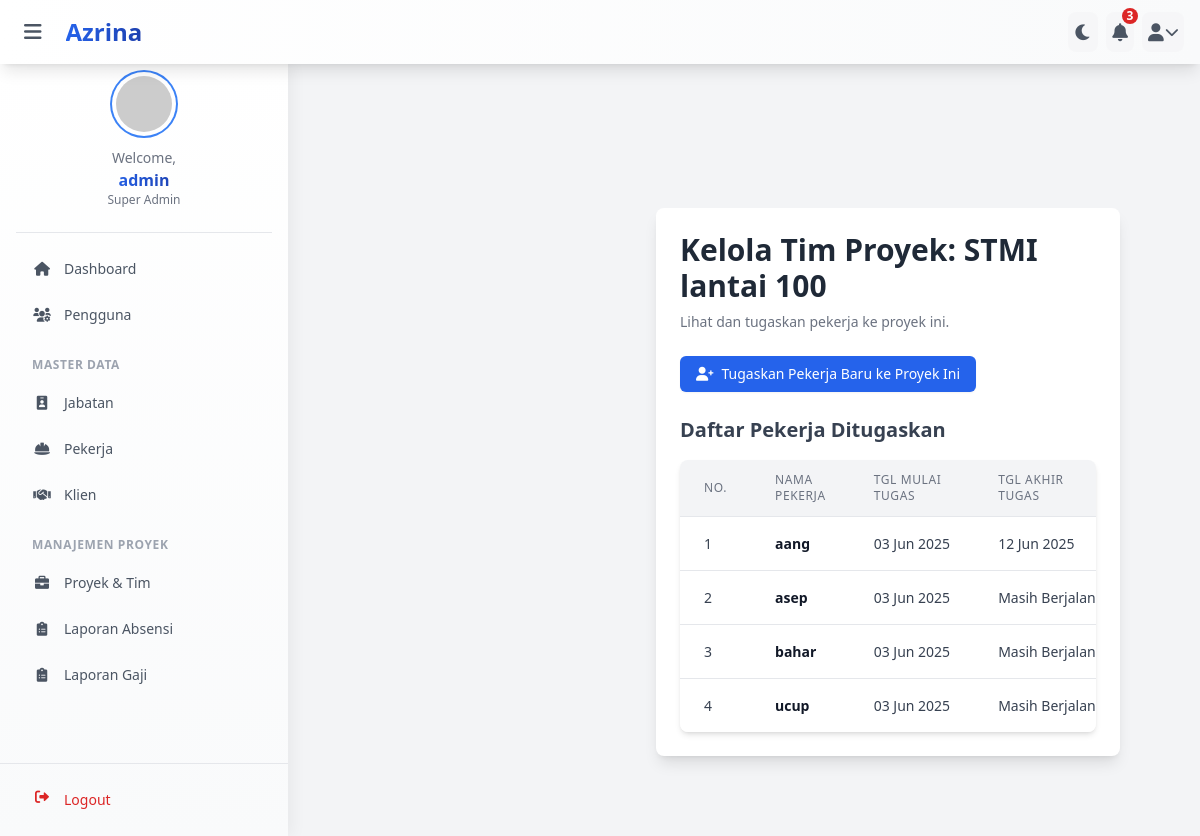
The page /penugasan/detail_tim.php?id_projek=2 (signed in) on the database its author committed.
### tables this page shows
CREATE TABLE `projek` (
  `id_projek` int(11) NOT NULL,
  `id_klien` int(11) NOT NULL,
  `namaprojek` varchar(150) NOT NULL,
  `id_mandor_pekerja` int(11) NOT NULL COMMENT 'FK ke id_pekerja, mandor utama proyek ini',
  `jenisprojek` varchar(100) DEFAULT NULL,
  `status` enum('planning','active','completed') NOT NULL,
  `lokasi` text DEFAULT NULL,
  `tanggal_mulai_projek` date DEFAULT NULL,
  `tanggal_selesai_projek` date DEFAULT NULL
);

CREATE TABLE `proyek_pekerja` (
  `id_penugasan` int(11) NOT NULL,
  `id_projek` int(11) NOT NULL,
  `id_pekerja` int(11) NOT NULL,
  `tanggal_mulai_penugasan` date NOT NULL,
  `tanggal_akhir_penugasan` date DEFAULT NULL,
  `is_active` tinyint(1) NOT NULL DEFAULT 1,
  `created_by_mandor_id` int(11) DEFAULT NULL COMMENT 'Mandor yang menugaskan pekerja ini',
  `created_at` timestamp NOT NULL DEFAULT current_timestamp()
);

CREATE TABLE `pekerja` (
  `id_pekerja` int(11) NOT NULL,
  `namapekerja` varchar(100) NOT NULL,
  `id_jabatan` int(11) NOT NULL,
  `no_hp` varchar(20) DEFAULT NULL,
  `no_rek` varchar(30) DEFAULT NULL,
  `is_active` tinyint(1) NOT NULL DEFAULT 1
);

### penugasan/detail_tim.php (the view, shortened to what this page needs)
<?php
require_once '../config.php';
$id_projek_terpilih = intval($_GET['id_projek']);
$user_role = $_SESSION['role'];
$sql_cek_proyek = "SELECT namaprojek, id_mandor_pekerja FROM projek WHERE id_projek = ?";
$stmt_cek_proyek = mysqli_prepare($koneksi, $sql_cek_proyek);
$nama_proyek_terpilih = "Proyek Tidak Ditemukan";
if ($stmt_cek_proyek) {
    mysqli_stmt_bind_param($stmt_cek_proyek, "i", $id_projek_terpilih);
    mysqli_stmt_execute($stmt_cek_proyek);
    $result_proyek_detail = mysqli_stmt_get_result($stmt_cek_proyek);
    $proyek_detail = mysqli_fetch_assoc($result_proyek_detail);
    $nama_proyek_terpilih = htmlspecialchars($proyek_detail['namaprojek']);
} else {
    $_SESSION['pesan_error'] = "Gagal mengambil detail proyek.";
    header('Location: ' . ($user_role === 'mandor' ? BASE_URL . 'proyek/proyek_saya.php' : BASE_URL . 'proyek/'));
    exit;
}
$query_pekerja_ditugaskan = "SELECT
                                pp.id_penugasan,
                                pek.namapekerja,
                                pp.tanggal_mulai_penugasan,
                                pp.tanggal_akhir_penugasan,
                                pp.is_active AS status_penugasan_proyek_ini
                            FROM proyek_pekerja pp
                            INNER JOIN pekerja pek ON pp.id_pekerja = pek.id_pekerja
                            WHERE pp.id_projek = ?
                            ORDER BY pek.namapekerja ASC";
$stmt_pekerja_ditugaskan = mysqli_prepare($koneksi, $query_pekerja_ditugaskan);
$daftar_pekerja_ditugaskan = [];
if ($stmt_pekerja_ditugaskan) {
    mysqli_stmt_bind_param($stmt_pekerja_ditugaskan, "i", $id_projek_terpilih);
    mysqli_stmt_execute($stmt_pekerja_ditugaskan);
    $result_pekerja_ditugaskan = mysqli_stmt_get_result($stmt_pekerja_ditugaskan);
    $daftar_pekerja_ditugaskan = $result_pekerja_ditugaskan ? mysqli_fetch_all($result_pekerja_ditugaskan, MYSQLI_ASSOC) : [];
} else {
    $error_query_tim = "Error mengambil data tim proyek: " . mysqli_error($koneksi);
}
require_once '../includes/header.php';
if ($user_role == 'super_admin') {
    require_once '../includes/sidebar_super_admin.php';
} elseif ($user_role == 'admin') {
    require_once '../includes/sidebar_admin.php';
} elseif ($user_role == 'mandor') {
    require_once '../includes/sidebar_mandor.php';
}
?>
<main class="content-wrapper mt-16 md:ml-72">
    <div class="max-w-full mx-auto p-4 sm:p-6 lg:p-8">
        <div class="bg-white dark:bg-gray-800 rounded-lg shadow-lg p-6">
            <div class="flex flex-col sm:flex-row justify-between items-start sm:items-center mb-2">
                <h1 class="text-2xl sm:text-3xl font-bold text-gray-800 dark:text-white">
                    Kelola Tim Proyek: <?php echo $nama_proyek_terpilih; ?>
                </h1>
            </div>
            <p class="text-sm text-gray-500 dark:text-gray-400 mb-6">Lihat dan tugaskan pekerja ke proyek ini.</p>
            <div class="mb-6">
                 <a href="<?php echo BASE_URL; ?>penugasan/tambah.php?id_projek=<?php echo $id_projek_terpilih; ?>"
                   class="inline-flex items-center px-4 py-2 bg-blue-600 hover:bg-blue-700 text-white text-sm font-medium rounded-md shadow-sm transition duration-150 ease-in-out">
                    <i class="fas fa-user-plus fa-fw mr-2"></i>
                    Tugaskan Pekerja Baru ke Proyek Ini
                </a>
            </div>
            <h2 class="text-xl font-semibold text-gray-700 dark:text-gray-200 mb-4">Daftar Pekerja Ditugaskan</h2>
            <div class="overflow-x-auto shadow-md rounded-lg">
                <table class="min-w-full divide-y divide-gray-200 dark:divide-gray-700">
                    <thead class="bg-gray-100 dark:bg-gray-700">
                        <tr>
                            <th scope="col" class="px-6 py-3 text-left text-xs font-medium text-gray-500 dark:text-gray-300 uppercase tracking-wider">No.</th>
                            <th scope="col" class="px-6 py-3 text-left text-xs font-medium text-gray-500 dark:text-gray-300 uppercase tracking-wider">Nama Pekerja</th>
                            <th scope="col" class="px-6 py-3 text-left text-xs font-medium text-gray-500 dark:text-gray-300 uppercase tracking-wider">Tgl Mulai Tugas</th>
                            <th scope="col" class="px-6 py-3 text-left text-xs font-medium text-gray-500 dark:text-gray-300 uppercase tracking-wider">Tgl Akhir Tugas</th>
                        </tr>
                    </thead>
                    <tbody class="bg-white dark:bg-gray-800 divide-y divide-gray-200 dark:divide-gray-700">
                        <?php if (!empty($daftar_pekerja_ditugaskan)) : ?>
                            <?php $nomor_tim = 1; ?>
                            <?php foreach ($daftar_pekerja_ditugaskan as $tugas_pek) : ?>
                                <tr class="hover:bg-gray-50 dark:hover:bg-gray-600/50 transition-colors duration-150">
                                    <td class="px-6 py-4 whitespace-nowrap text-sm text-gray-700 dark:text-gray-200"><?php echo $nomor_tim++; ?></td>
                                    <td class="px-6 py-4 whitespace-nowrap text-sm font-semibold text-gray-900 dark:text-white"><?php echo htmlspecialchars($tugas_pek['namapekerja']); ?></td>
                                    <td class="px-6 py-4 whitespace-nowrap text-sm text-gray-700 dark:text-gray-200"><?php echo $tugas_pek['tanggal_mulai_penugasan'] ? date('d M Y', strtotime($tugas_pek['tanggal_mulai_penugasan'])) : '-'; ?></td>
                                    <td class="px-6 py-4 whitespace-nowrap text-sm text-gray-700 dark:text-gray-200"><?php echo $tugas_pek['tanggal_akhir_penugasan'] ? date('d M Y', strtotime($tugas_pek['tanggal_akhir_penugasan'])) : 'Masih Berjalan'; ?></td>
                                </tr>
                            <?php endforeach; ?>
                        <?php endif; ?>
                    </tbody>
                </table>
            </div>
        </div>
    </div>
</main>

### assets/css/style.css (style rules this page uses)
* { margin: 0; padding: 0; box-sizing: border-box; }
body { transition: padding-left 0.3s ease-in-out; }
.content-wrapper { transition: margin-left 0.3s ease-in-out; margin-top: 4rem; padding: 1.5rem; }
@media (min-width: 768px) { .content-wrapper { margin-left: 18rem; } }

### includes/header.php (style rules this page uses)
body { transition: background-color 0.5s ease-in-out; }
* { transition: background-color 0.3s ease-in-out, border-color 0.3s ease-in-out, color 0.3s ease-in-out; }

### rows shown on the page
projek: namaprojek "STMI lantai 100"
proyek_pekerja: id_pekerja.namapekerja "aang", tanggal_mulai_penugasan "03 Jun 2025", tanggal_akhir_penugasan "12 Jun 2025"
proyek_pekerja: id_pekerja.namapekerja "asep", tanggal_mulai_penugasan "03 Jun 2025", shows "Masih Berjalan"
proyek_pekerja: id_pekerja.namapekerja "bahar", tanggal_mulai_penugasan "03 Jun 2025", shows "Masih Berjalan"
proyek_pekerja: id_pekerja.namapekerja "ucup", tanggal_mulai_penugasan "03 Jun 2025", shows "Masih Berjalan"

### other values the page prints
str_replace('_', ' ', $_SESSION['role']) "Super Admin"
